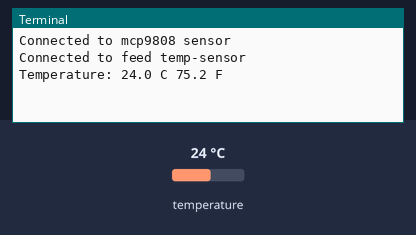
Bench run of a program on a simulated Raspberry Pi (BCM pin numbers). On the bench: the last lines printed to the terminal. Inputs (shaded band) come from the test bench; at power-on: temperature 24 °C. Web requests get an empty 200 reply after 0.4 s.

Above: at 1.6 s.
1.7 s: temperature set to 12 °C
At 7.3 s:
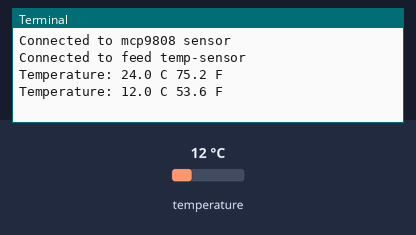
8.2 s: temperature set to 19 °C
At 12.9 s:
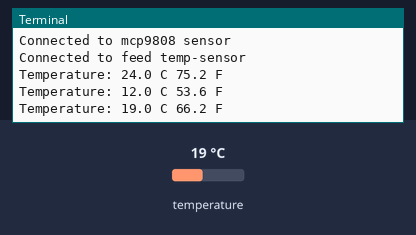
Timing chart, 0 to 14.4 s (numbered marks = the images above; inputs shaded):
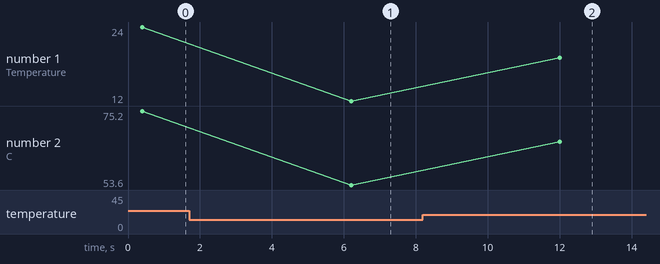

Measured:
- after the input at 1.7 s, the terminal: prints a new line after 4.5 s (image 1)
- after the input at 8.2 s, the terminal: prints a new line after 3.8 s (image 2)
- plotted number 1: 24 → 12 after the input at 1.7 s, 12 → 19 after the input at 8.2 s
- plotted number 2: 75.2 → 53.6 after the input at 1.7 s, 53.6 → 66.2 after the input at 8.2 s

The program:

uploadTemps.py
```python
#Send MCP9808 temperature to Adafruit IO dashboard

#Imports libraries
import Adafruit_IO
from Adafruit_IO import Client, Feed
import time
import adafruit_mcp9808
import busio
import board

#Defines key and username for IO
ADAFRUIT_IO_KEY = '8c4d84d1bbba478d9b40faf4b3483658'
ADAFRUIT_IO_USERNAME = 'commanderHR'

#Sets up REST client instance
aio = Client(ADAFRUIT_IO_USERNAME, ADAFRUIT_IO_KEY)

#Sets up I2C interface for MCP9808
i2c = busio.I2C(board.SCL, board.SDA)
mcp = adafruit_mcp9808.MCP9808(i2c)
print('Connected to mcp9808 sensor')

#Sets up feeds
temp_feed = aio.feeds('temp-sensor')
print('Connected to feed temp-sensor')

while True:
	#Gets temp, converts to F
	tempC = mcp.temperature
	tempF = tempC * 9 / 5 + 32

	if tempC is not None:
		print('Temperature: {} C {} F '.format(tempC, tempF))
		aio.send(temp_feed.key, str(tempC))
		aio.send(temp_feed.key, str(tempF))
	else:
		print("Failed to recieve MCP9808 reading.")
	time.sleep(5)
```
